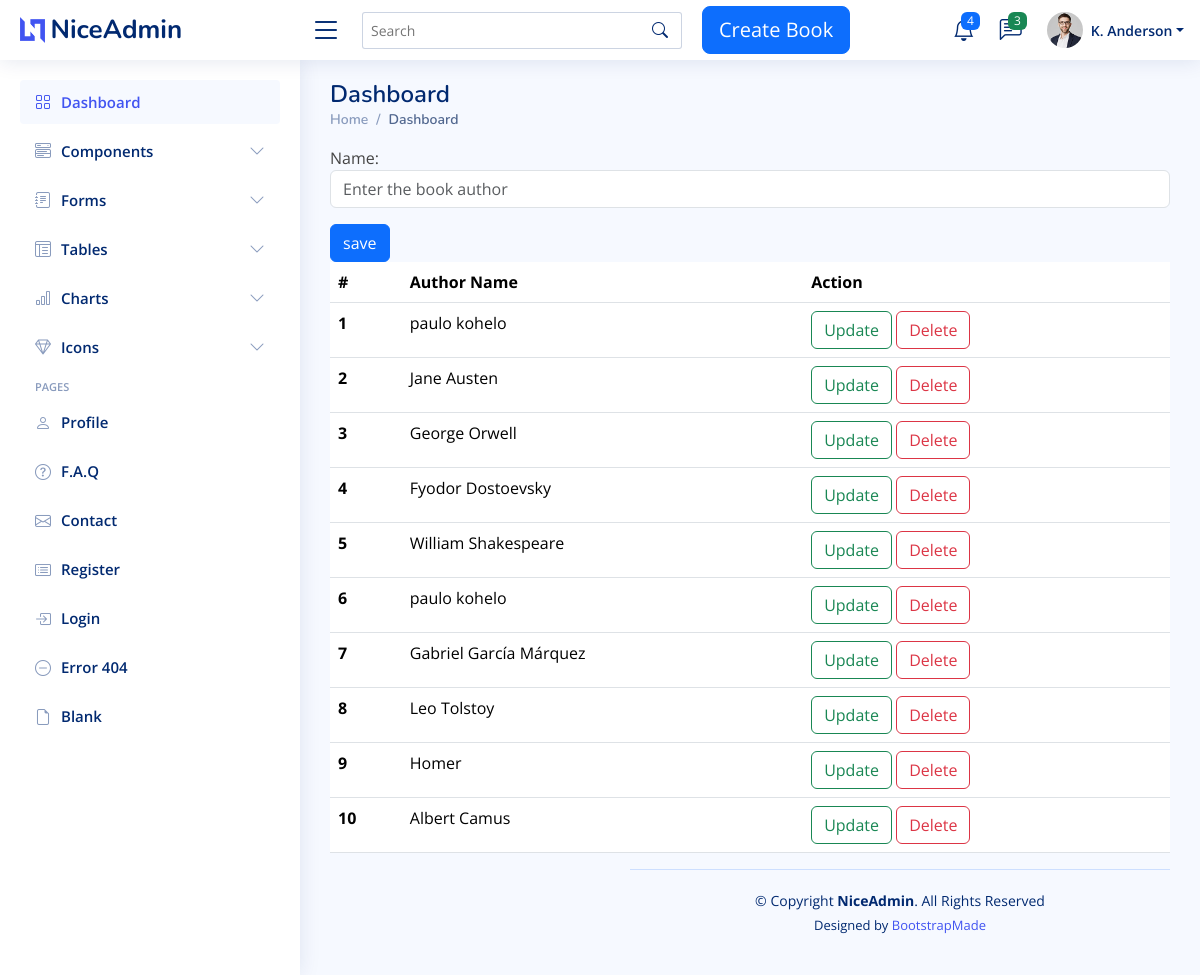
Page /author/ on the committed database.
### bookapp/models.py (models this page shows, shortened)
class Author(models.Model):
    name =models.CharField(max_length=200,null=True)

### bookapp/views.py (the view)
# urls.py: path("author/",views.Create_Author,name='author'),
def Create_Author(request):
    author=Author.objects.all()
    if request.method=='POST':
        form = AuthorForm(request.POST)
        if form.is_valid():
            form.save()
    else:
        form=AuthorForm()
    return render(request, 'admin/author.html',{'form':form,'author':author})

### bookapp/forms.py
class AuthorForm(forms.ModelForm):
    class Meta:
        model= Author
        fields= ['name']
        widgets={
            'name':forms.TextInput(attrs={'class':'form-control','placeholder':'Enter the book author'}),
        }

### templates/admin/author.html (shortened to what this page needs)
{% extends 'admin/base.html' %}
{% load static %}
{% block content %}
<form action="" method="post">
  {{ form.as_p }}
  <input type="submit" value="save" class="btn btn-primary">
</form>
<table class="table">
  <thead>
    <tr>
      <th scope="col">#</th>
      <th scope="col">Author Name</th>
        <th scope="col">Action</th>
    </tr>
  </thead>
  <tbody>
    {% for book in author %}
        <tr>
             <th scope="row">{{forloop.counter}}</th>
            <td>{{ book.name }}</td>
            <td>
            <a href="{% url 'updateAuthor' book.id %}" class="btn btn-outline-success">Update</a>
            <a href="{% url 'deleteAuthorView' book.id %}" class="btn btn-outline-danger">Delete</a></td>
        </tr>
    {% endfor %}
  </tbody>
</table>
{% endblock %}

### static/assets/css/style.css (style rules this page uses)
:root { scroll-behavior: smooth; }
body { font-family: "Open Sans", sans-serif; background: #f6f9ff; color: #444444; }

### rows in the picture
Author: name "paulo kohelo"
Author: name "Jane Austen"
Author: name "George Orwell"
Author: name "Fyodor Dostoevsky"
Author: name "William Shakespeare"
Author: name "paulo kohelo"
Author: name "Gabriel García Márquez"
Author: name "Leo Tolstoy"
Author: name "Homer"
Author: name "Albert Camus"
